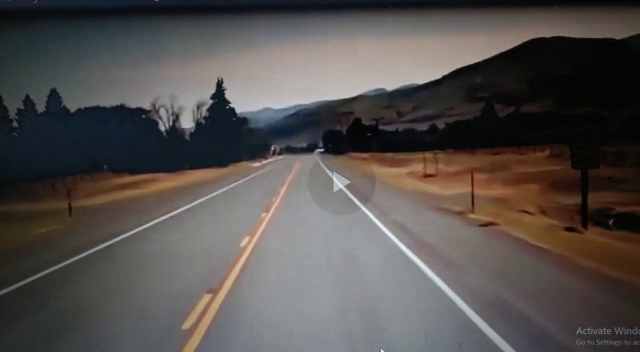
#> input picture frame 28 of data/test.mp4, 640 x 352 px
$ python detector.py
#> lines starting #> are read from the running program, lines starting #| are printed output that depends on the picture; after the words box and inside, x2 and y2 are one past the last pixel; in counts of white or black regions, pixels touching at a corner belong together
#> further down, frame is the input picture: shape (352, 640, 3); mean B, G, R 77.9, 80.1, 84.6
import matplotlib.pylab as plt
import cv2
import numpy as np

def region_of_interest(img, vertices):
    mask = np.zeros_like(img)
    #channel_count = img.shape[2]
    match_mask_color = 255
    cv2.fillPoly(mask, vertices, match_mask_color)
    masked_image = cv2.bitwise_and(img, mask)
    return masked_image

def draw_the_lines(img, lines):
    img = np.copy(img)
    blank_image = np.zeros((img.shape[0], img.shape[1], 3), dtype=np.uint8)

    if lines is not None:
        for line in lines:
            for x1, y1, x2, y2 in line:
                cv2.line(blank_image, (x1,y1), (x2,y2), (0, 255, 0), thickness=10)

    img = cv2.addWeighted(img, 0.8, blank_image, 1, 0.0)
    return img

# = cv2.imread('road.jpg')
#image = cv2.cvtColor(image, cv2.COLOR_BGR2RGB)
def process(image):
    print(image.shape)
#| (352, 640, 3)
    height = image.shape[0]
#> height = 352
    width = image.shape[1]
#> width = 640
    region_of_interest_vertices = [
        (0, height),
        (width/2, height/2),
        (width, height)
    ]
#> region_of_interest_vertices = [(0, 352), (320, 176), (640, 352)]
    gray_image = cv2.cvtColor(image, cv2.COLOR_RGB2GRAY)
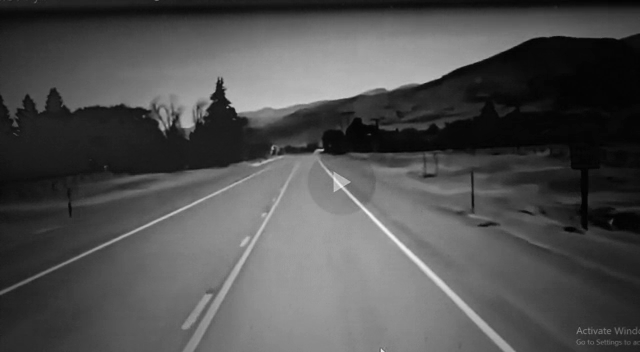
#> gray_image: shape (352, 640); min 1, max 246, mean 80
    canny_image = cv2.Canny(gray_image, 100, 120)
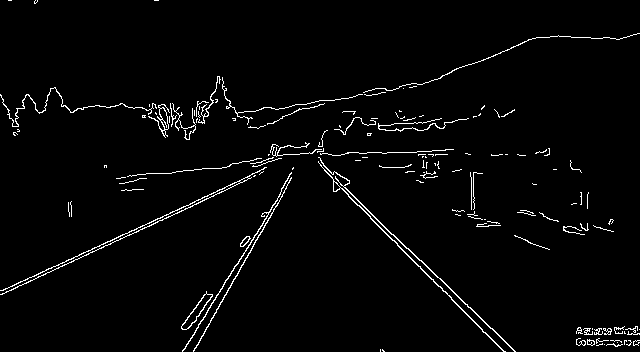
#> canny_image: shape (352, 640); 2.6% white in thin lines or dots
    cropped_image = region_of_interest(canny_image,
                    np.array([region_of_interest_vertices], np.int32),)
#> in region_of_interest, `cv2.fillPoly(mask, vertices, match_mask_color)`:
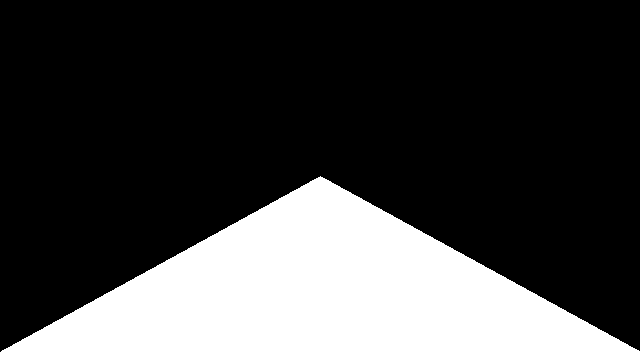
#> mask: shape (352, 640); 25.1% white; 1 white region, box (x1, y1, x2, y2) and area: (1, 176, 640, 352) 56464
#> in region_of_interest, `masked_image = cv2.bitwise_and(img, mask)`:
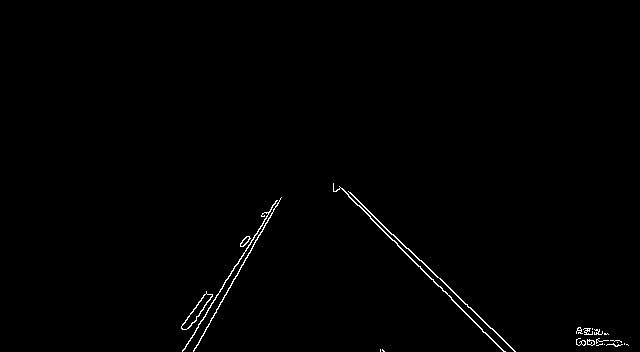
#> masked_image: shape (352, 640); 0.7% white in thin lines or dots, all inside (x1, y1, x2, y2) = (181, 183, 629, 352)
    lines = cv2.HoughLinesP(cropped_image,
                            rho=2,
                            theta=np.pi/180,
                            threshold=50,
                            lines=np.array([]),
                            minLineLength=40,
                            maxLineGap=100)
#> lines = [[339, 186, 504, 351], [193, 351, 279, 201], [355, 198, 443, 281], [182, 351, 276, 200], [342, 188, 497, 333], [181, 326, 263, 213], [191, 325, 265, 212], [495, 343, 624, 343], [493, 341, 621, 341], [196, 347, 273, 209], [333, 186, 506, 342]]
    image_with_lines = draw_the_lines(image, lines)
#> the loop in draw_the_lines, `for line in lines:` made 11 passes
#> after the loop in draw_the_lines, `for line in lines:`:
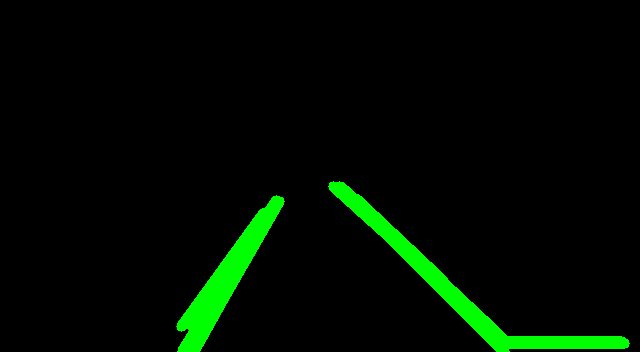
#> blank_image: shape (352, 640, 3); mean of channels 0, 1, 2 0, 11.4, 0; drawn as B, G, R
#> in draw_the_lines, `img = cv2.addWeighted(img, 0.8, blank_image, 1, 0.0)`:
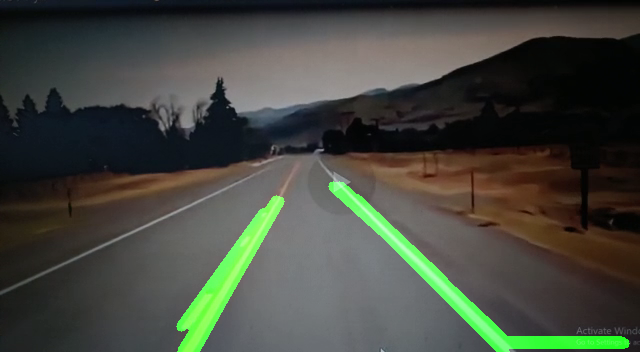
#> img: shape (352, 640, 3); mean B, G, R 62.3, 70.9, 67.7
    return image_with_lines

if __name__ == "__main__":
    cap = cv2.VideoCapture('data/test.mp4')
    while cap.isOpened():
        ret, frame = cap.read()
        if not ret:
            break
        frame = process(frame)
        cv2.imshow('frame', frame)
        if cv2.waitKey(1) & 0xFF == ord('q'):
#> (key q is pressed here)
            break
    cap.release()
    cv2.destroyAllWindows()

$ run again, starting later in the video
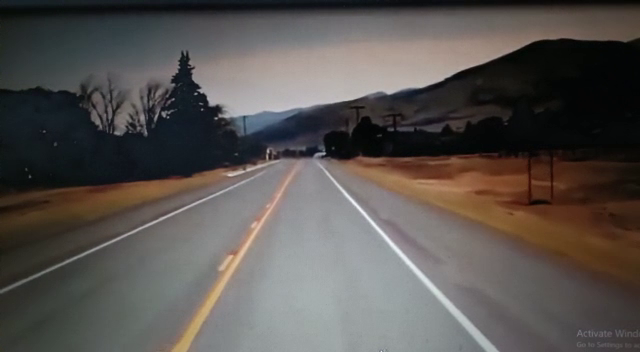
#> input picture frame 129 of data/test.mp4, 640 x 352 px
#> frame is the input picture: shape (352, 640, 3); mean B, G, R 80, 83, 87.8
#| (352, 640, 3)
#> in process, `canny_image = cv2.Canny(gray_image, 100, 120)`:
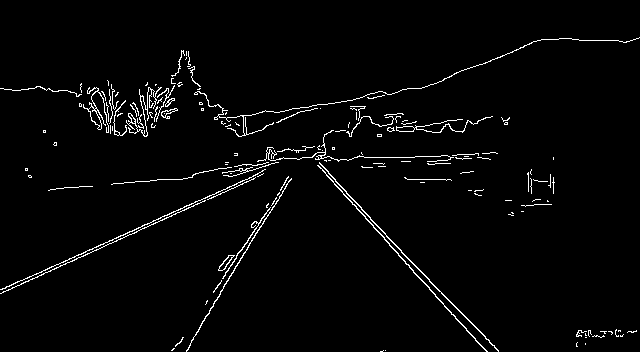
#> canny_image: shape (352, 640); 2.5% white in thin lines or dots, all inside (x1, y1, x2, y2) = (0, 37, 640, 352)
#> mask: shape (352, 640); 25.1% white; 1 white region, box (x1, y1, x2, y2) and area: (1, 176, 640, 352) 56464
#> masked_image: shape (352, 640); 0.53% white in thin lines or dots, all inside (x1, y1, x2, y2) = (171, 184, 606, 352)
#> lines = [[335, 184, 486, 351], [346, 193, 498, 350], [186, 351, 276, 201], [217, 287, 273, 202], [342, 188, 435, 287], [214, 291, 267, 207], [224, 284, 272, 204], [191, 341, 217, 298]]
#> the loop in draw_the_lines, `for line in lines:` made 8 passes
#> in draw_the_lines, `img = cv2.addWeighted(img, 0.8, blank_image, 1, 0.0)`:
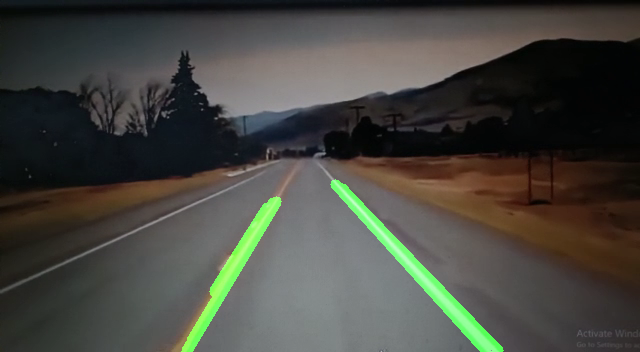
#> img: shape (352, 640, 3); mean B, G, R 64, 70.1, 70.2
